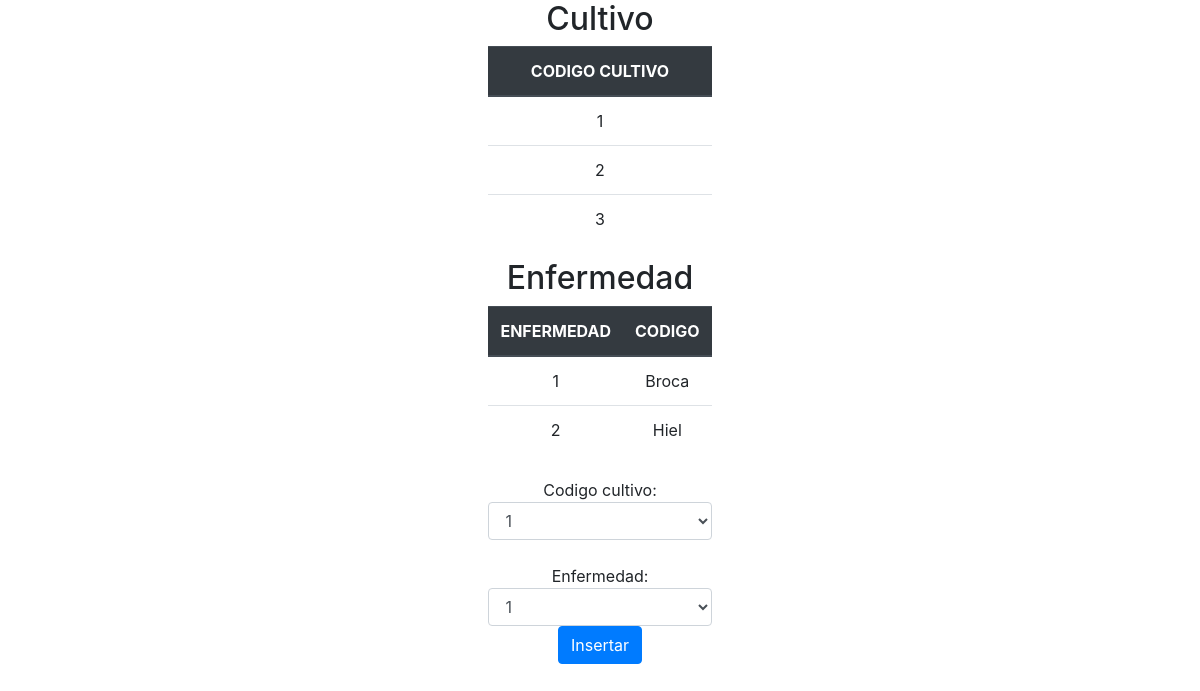
Page /Insertar/insertar_infeccion.php on the earlier database version.
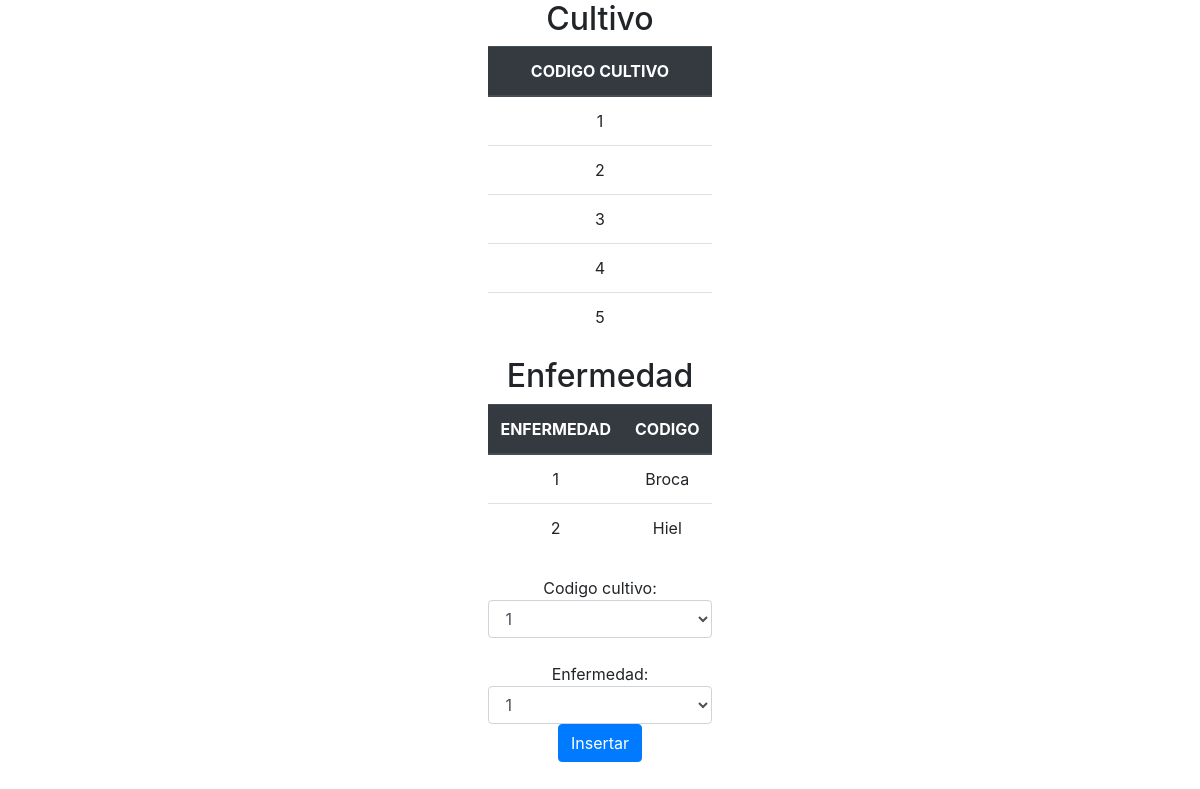
Same page on the later database version.
### tables this page shows
CREATE TABLE IF NOT EXISTS `cultivo` (
  `codigo_cultivo` int(11) NOT NULL AUTO_INCREMENT,
  `codigo_empleado` int(11) NOT NULL,
  `codigo_planta` int(11) NOT NULL,
  `cantidad_cultivo` int(11) NOT NULL DEFAULT '0',
  `humedad_cultivo` int(11) NOT NULL DEFAULT '0',
  `edad_cultivo` int(11) NOT NULL DEFAULT '0',
  `dias_abono` int(11) NOT NULL DEFAULT '0',
  `crecimiento` int(11) NOT NULL DEFAULT '0',
  `muerte` int(11) NOT NULL DEFAULT '0',
  `termino` int(11) NOT NULL DEFAULT '0',
  PRIMARY KEY (`codigo_cultivo`)
);

CREATE TABLE IF NOT EXISTS `enfermedad` (
  `codigo_enfermedad` int(11) NOT NULL AUTO_INCREMENT,
  `nombre_enfermedad` varchar(25) NOT NULL,
  `tratamiento` varchar(255) NOT NULL,
  `eliminar` int(11) NOT NULL DEFAULT '0',
  PRIMARY KEY (`codigo_enfermedad`)
);

### Insertar/insertar_infeccion.php (the view, shortened to what the changed rows need)
<!DOCTYPE html>
<html>
<head>
                <link rel="stylesheet" href="../css/bootstrap.min.css">
</head>
<body>
        <?php
	if (isset($_POST['insertar']))
	{
            $codCultivo=$_POST["codCul"];
            $Enfermedad=$_POST["codEnfermedad"];
            require('../conexion.php');
            $sql="SELECT `codigo_cultivo` FROM infeccion  WHERE `codigo_cultivo`='$codCultivo' AND `codigo_enfermedad`='$Enfermedad'";
             $result = mysqli_query($link, $sql);
            $row = mysqli_fetch_array($result, MYSQLI_NUM);
            if(is_null($row)){
                 $sql="INSERT INTO `infeccion` (codigo_cultivo,codigo_enfermedad,eliminar)"
                . "VALUES ($codCultivo,'$Enfermedad',0)";
             }else{
                $sql="UPDATE `infeccion` SET `eliminar` = 0"
                    . " WHERE `codigo_cultivo`=$codCultivo "
                    . "AND `codigo_enfermedad`='$Enfermedad'";
            }
            if ($link->query($sql) === TRUE) {
                 echo "<center><p>Nuevo registro creado satisfactoriamente</p></center>";
                 ?>
                <center><td><input type="button" name="volver" value="Volver" class="btn btn-primary" onclick="window.location.href='../Lista/lista_infeccion.php'"></td></center>
                <?php
            } else {
                echo "Error: " . $sql . "<br>" . $link->error;
            }
        }else{
            ?>
            <center><label>
            <center><tr><p class="h2">Cultivo </p><center>
                    <table align="center" class="table">
                        <thead class="thead-dark">
                            <tr>
                                <th class="thead-dark" scope="col"><center>CODIGO CULTIVO</center></th>
                            </tr>
                            </thead>
                    <?php
                    require('../conexion.php');
                    $query="SELECT `codigo_cultivo` FROM `cultivo` WHERE `muerte` = 0 ORDER BY `codigo_cultivo`";
                    $resultado=mysqli_query($link,$query);
                    while ($extraido= mysqli_fetch_array($resultado)) {
                        echo "<tr align='center'><td>".$extraido['codigo_cultivo']."</td></tr>";
                        }
                    ?>
                </table>
                    </label></center>
                <label>
                    <tr><p class="h2">Enfermedad </p>
                    <table align="center" class="table">
                        <thead class="thead-dark">
                            <tr>
                                <th class="thead-dark" scope="col"><center>ENFERMEDAD</center></th>
                                <th class="thead-dark" scope="col"><center>CODIGO</center></th>
                            </tr>
                            </thead>
                    <?php
                    require('../conexion.php');
                    $query="SELECT `nombre_enfermedad`,`codigo_enfermedad` FROM `enfermedad` WHERE `eliminar` = 0 ";
                    $resultado=mysqli_query($link,$query);
                    while ($extraido= mysqli_fetch_array($resultado)) {
                        echo "<tr align='center'><td>".$extraido['codigo_enfermedad']."</td>";
                        echo "<td>".$extraido['nombre_enfermedad']."</td></tr>";
                        }
                    ?>
                </table>
                </label>
        <?php
        }
        ?>
</body>
</html>

Differences in the rows shown:
now on this page (row edited): cultivo: codigo_cultivo "4"
added cultivo: codigo_cultivo "5"
